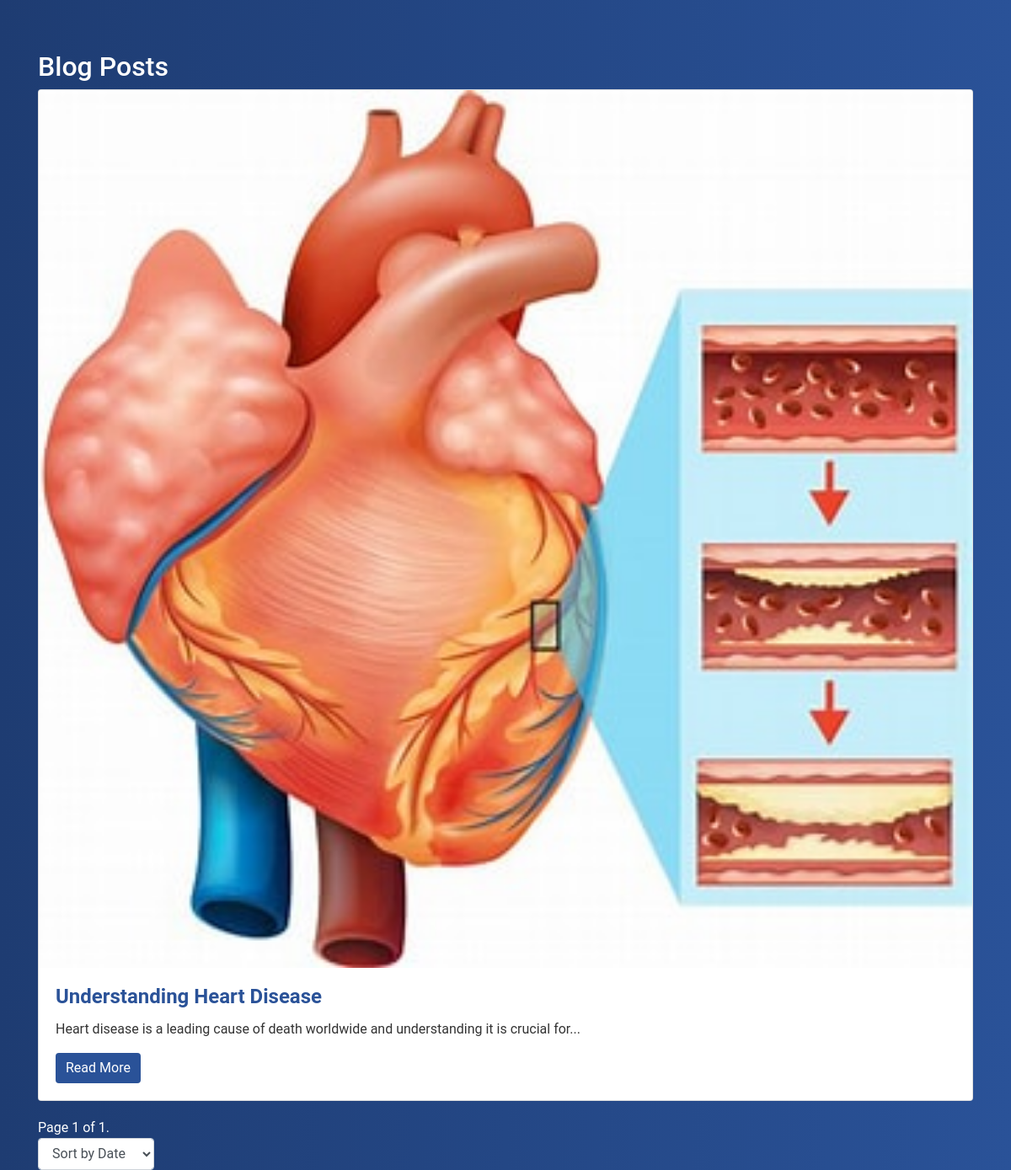
The page /blogs/Heart Disease/ on the database its author committed.
### users/models.py (models this page shows, shortened)
class BlogPost(models.Model):
    CATEGORY_CHOICES = [
        ('Mental Health', 'Mental Health'),
        ('Heart Disease', 'Heart Disease'),
        ('Covid19', 'Covid19'),
        ('Immunization', 'Immunization'),
    ]
    author = models.ForeignKey(settings.AUTH_USER_MODEL, on_delete=models.CASCADE)
    title = models.CharField(max_length=255)
    image = models.ImageField(upload_to='blog_images/')
    category = models.CharField(max_length=20, choices=CATEGORY_CHOICES)
    summary = models.TextField()
    content = models.TextField()
    is_draft = models.BooleanField(default=True)
    created_at = models.DateTimeField(auto_now_add=True)
    updated_at = models.DateTimeField(auto_now=True)
    likes = models.ManyToManyField(settings.AUTH_USER_MODEL, related_name='liked_posts', blank=True)
    @property
    def short_summary(self):
        return ' '.join(self.summary.split()[:15]) + ('...' if len(self.summary.split()) > 15 else '')
    class Meta:
        ordering = ['-created_at']

### users/views.py (the view)
# urls.py: path('blogs/', BlogListView.as_view(), name='blog_list'),
class BlogListView(View):
    def get(self, request, category=None):
        sort_by = request.GET.get('sort', 'date')  # Default to sorting by date
        if category:
            posts = BlogPost.objects.filter(category=category, is_draft=False)
        else:
            posts = BlogPost.objects.filter(is_draft=False)
        search_query = request.GET.get('search', '')
        if search_query:
            posts = posts.filter(title__icontains=search_query) | posts.filter(author__username__icontains=search_query)
        if sort_by == 'likes':
            posts = posts.annotate(like_count=Count('likes')).order_by('-like_count')
        else:
            posts = posts.order_by('-created_at')
        paginator = Paginator(posts, 10)
        page_number = request.GET.get('page')
        page_obj = paginator.get_page(page_number)
        return render(request, 'blog_list.html', {'page_obj': page_obj, 'sort_by': sort_by})

### users/templates/blog_list.html (shortened to what this page needs)
<!DOCTYPE html>
<html lang="en">
<head>
    <link href="https://maxcdn.bootstrapcdn.com/bootstrap/4.5.2/css/bootstrap.min.css" rel="stylesheet">
</head>
<body>
    <div class="container">
        <h2>Blog Posts</h2>
        {% for post in page_obj %}
        <div class="card">
            <img src="{{ post.image.url }}" class="card-img-top" alt="{{ post.title }}">
            <div class="card-body">
                <h5 class="card-title">{{ post.title }}</h5>
                <p class="card-text">{{ post.short_summary }}</p>
                <a href="{% url 'blog_detail' post.pk %}" class="btn btn-primary">Read More</a>
            </div>
        </div>
        {% empty %}
        <p>No blog posts available.</p>
        {% endfor %}
        <div class="pagination">
            <span class="step-links">
                <span class="current">
                    Page {{ page_obj.number }} of {{ page_obj.paginator.num_pages }}.
                </span>
            </span>
        </div>
        <form method="get" class="form-inline">
            <select name="sort" class="form-control" onchange="this.form.submit()">
                <option value="date" {% if sort_by == 'date' %}selected{% endif %}>Sort by Date</option>
            </select>
        </form>
    </div>
</body>
</html>

### users/templates/blog_list.html (style rules this page uses)
body { background: linear-gradient(to right, #1e3c72, #2a5298); color: #ffffff; font-family: 'Roboto', sans-serif; }
.container { margin-top: 60px; }
.card { margin-bottom: 20px; }
.card-title { color: #2a5298; font-size: 1.5rem; font-weight: 600; }
.card-text { color: #333; }
.btn-primary { background-color: #2a5298; border: none; }

### rows shown on the page
BlogPost: image (picture), title "Understanding Heart Disease", short_summary "Heart disease is a leading cause of death worldwide and understanding it is crucial for..."

### other values the page prints
{{ page_obj.number }} "1"
{{ page_obj.paginator.num_pages }} "1"
